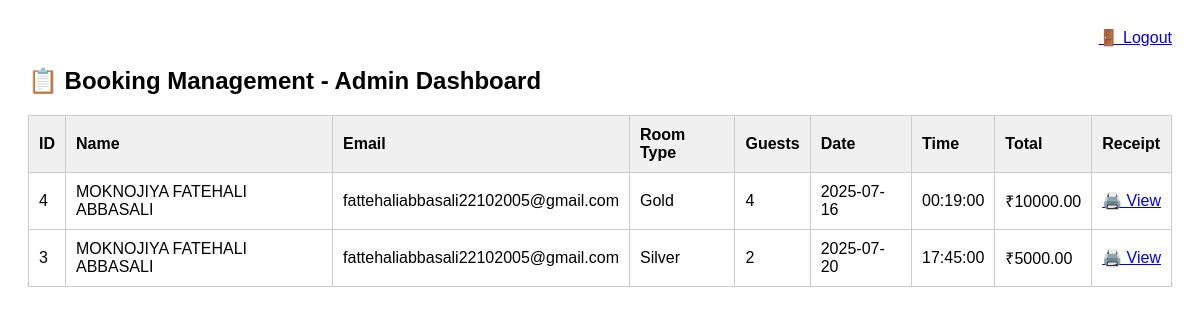
The page /admin_dashboard.php (signed in) on the database as committed earlier.
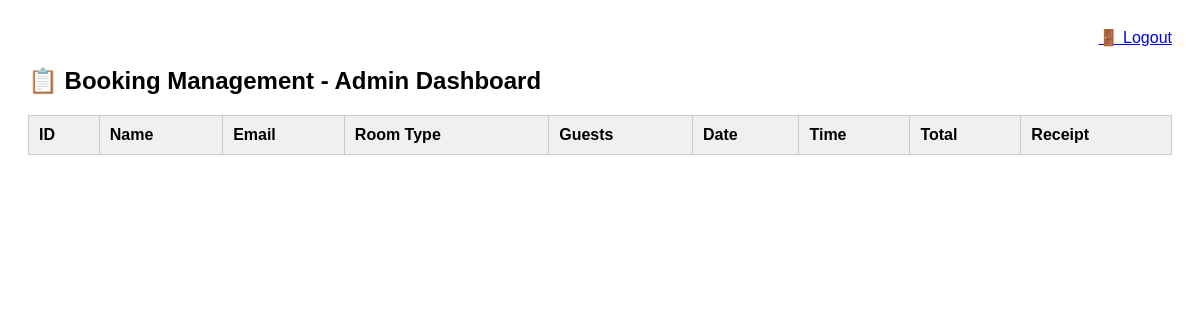
The same page on the database as committed later.
### tables this page shows
CREATE TABLE `bookings` (
  `id` int(11) NOT NULL,
  `name` varchar(100) DEFAULT NULL,
  `email` varchar(100) DEFAULT NULL,
  `hotel_venue` varchar(50) DEFAULT NULL,
  `package_type` varchar(20) DEFAULT NULL,
  `num_of_rooms` int(11) DEFAULT NULL,
  `num_of_guests` varchar(30) DEFAULT NULL,
  `booking_date` date DEFAULT NULL,
  `booking_time` time DEFAULT NULL,
  `parking` varchar(10) DEFAULT NULL,
  `tax_amount` decimal(10,2) DEFAULT NULL,
  `total_amount` decimal(10,2) DEFAULT NULL,
  `instructions` text DEFAULT NULL,
  `booked_at` timestamp NOT NULL DEFAULT current_timestamp()
);

### admin_dashboard.php (the view, shortened to what this page needs)
<?php
include 'db.php';
$result = mysqli_query($conn, "SELECT * FROM bookings ORDER BY id DESC");
?>
<!DOCTYPE html>
<html>
<head>
</head>
<body>
    <div class="logout"><a href="index.html">🚪 Logout</a></div>
    <h2>📋 Booking Management - Admin Dashboard</h2>
    <table>
        <tr>
            <th>ID</th>
            <th>Name</th>
            <th>Email</th>
            <th>Room Type</th>
            <th>Guests</th>
            <th>Date</th>
            <th>Time</th>
            <th>Total</th>
            <th>Receipt</th>
        </tr>
        <?php while ($row = mysqli_fetch_assoc($result)) { ?>
        <tr>
            <td><?= $row['id'] ?></td>
            <td><?= $row['name'] ?></td>
            <td><?= $row['email'] ?></td>
            <td><?= $row['package_type'] ?></td>
            <td><?= $row['num_of_guests'] ?></td>
            <td><?= $row['booking_date'] ?></td>
            <td><?= $row['booking_time'] ?></td>
            <td>₹<?= $row['total_amount'] ?></td>
            <td><a href="booking_success.php?id=<?= $row['id'] ?>" target="_blank">🖨️ View</a></td>
        </tr>
        <?php } ?>
    </table>
</body>
</html>

### admin_dashboard.php (style rules this page uses)
table { border-collapse: collapse; width: 100%; margin-top: 20px; }
th, td { border: 1px solid #ccc; padding: 10px; text-align: left; }
th { background-color: #f0f0f0; }
body { font-family: Arial; padding: 20px; }
.logout { text-align: right; margin-bottom: 10px; }

Rows that differ between the two databases and show on the page:
removed bookings: id "4", name "MOKNOJIYA FATEHALI ABBASALI", email "fattehaliabbasali22102005@gmail.com", package_type "Gold", num_of_guests "4", booking_date "2025-07-16", booking_time "00:19:00", total_amount "10000.00"
removed bookings: id "3", name "MOKNOJIYA FATEHALI ABBASALI", email "fattehaliabbasali22102005@gmail.com", package_type "Silver", num_of_guests "2", booking_date "2025-07-20", booking_time "17:45:00", total_amount "5000.00"
